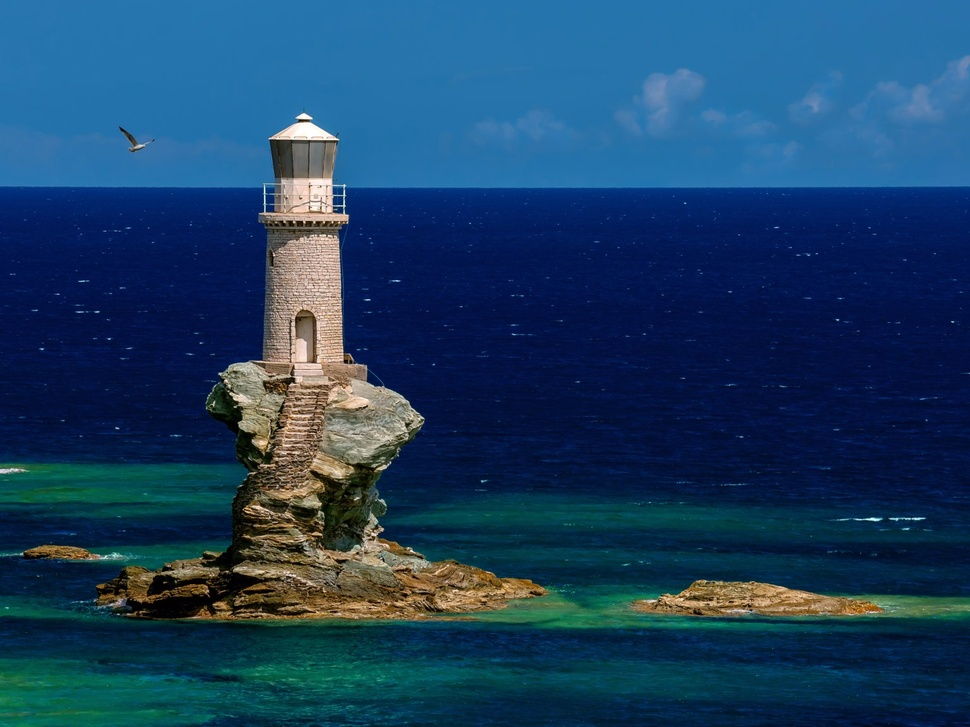
#> input picture turn_image_into_cartoon/hai_dang.jpg, 970 x 727 px, shrunk from 1536 x 1152 before the run
$ python main.py
#> lines starting #> are read from the running program, lines starting #| are printed output that depends on the picture; after the words box and inside, x2 and y2 are one past the last pixel; in counts of white or black regions, pixels touching at a corner belong together
import cv2
import numpy as np


img = cv2.imread("hai_dang.jpg")
#> img is the input picture: shape (727, 970, 3); mean B, G, R 98.4, 63.9, 26.3

img = cv2.cvtColor(img, cv2.COLOR_BGR2RGB)

gray = cv2.cvtColor(img, cv2.COLOR_BGR2GRAY)
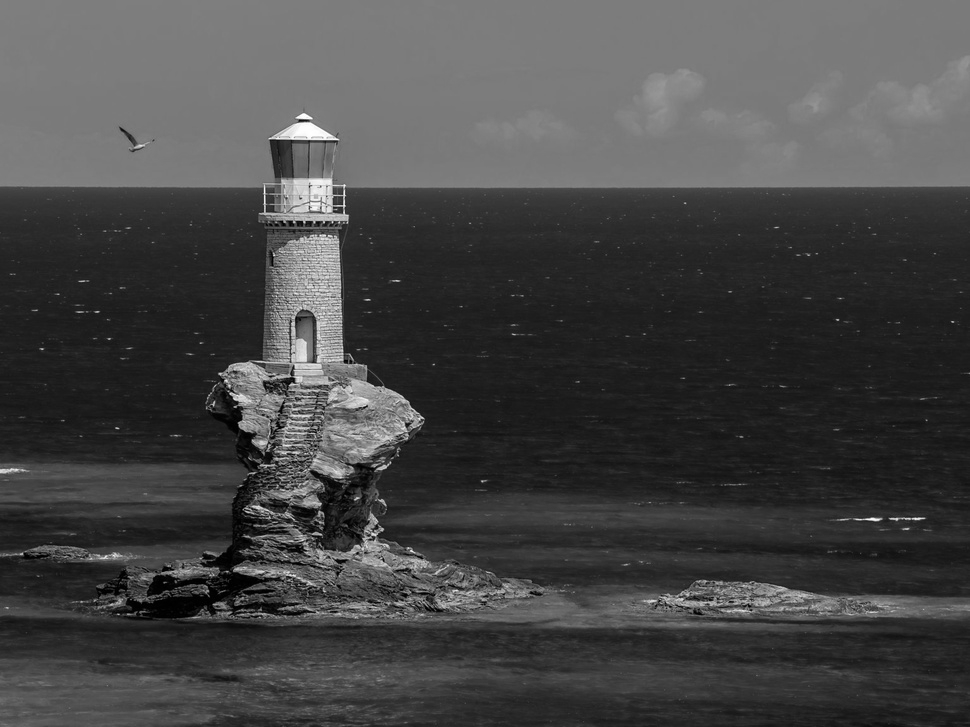
#> gray: shape (727, 970); min 0, max 255, mean 69.9
gray = cv2.medianBlur(gray, 5)

edges = cv2.adaptiveThreshold(gray, 255, cv2.ADAPTIVE_THRESH_MEAN_C, cv2.THRESH_BINARY, 9 , 9)
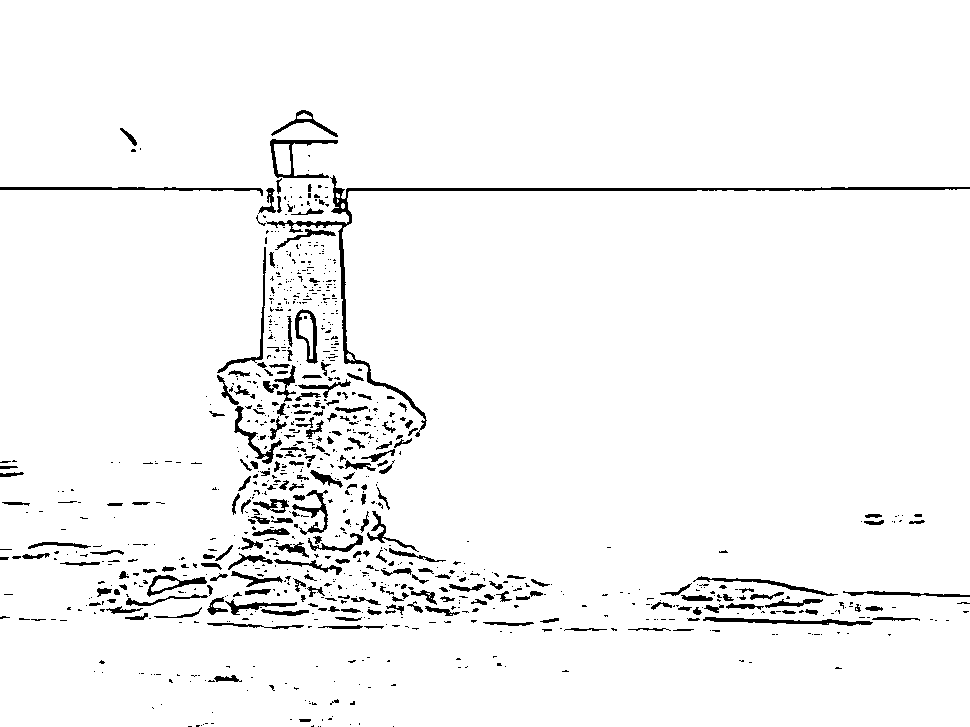
#> edges: shape (727, 970); 96.2% white; 914 black regions (679 under 20 px), largest, box (x1, y1, x2, y2) and area: (266, 175, 970, 437) 3475, (0, 187, 263, 196) 730, (703, 617, 873, 626) 624

color = cv2.bilateralFilter(img, 9 , 250, 250)
cartoon = cv2.bitwise_and(color, color, mask = edges)
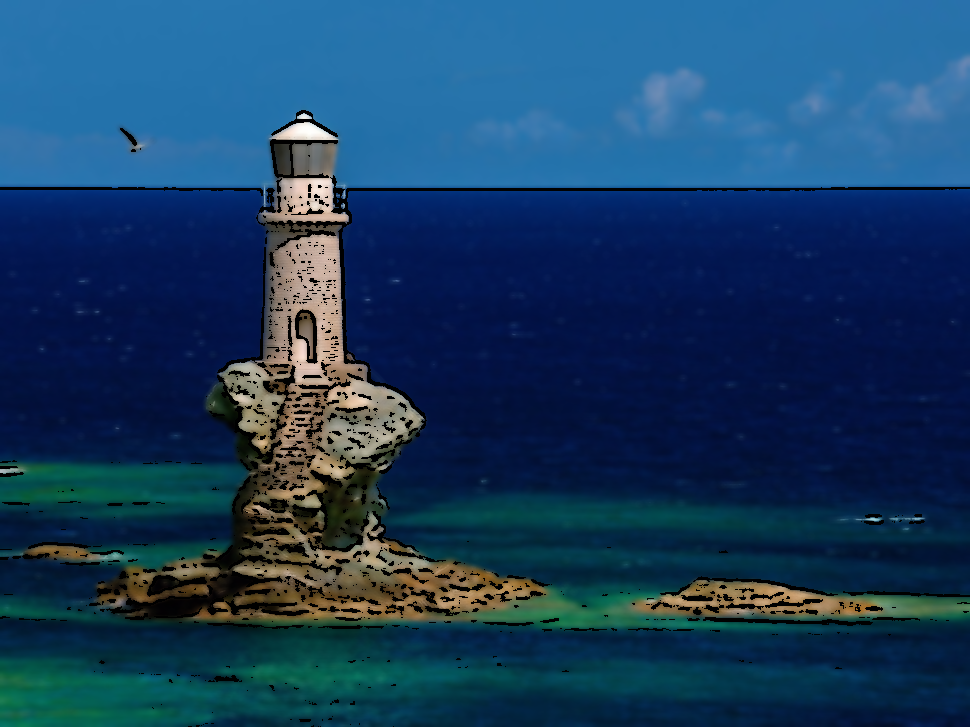
#> cartoon: shape (727, 970, 3); mean R, G, B 23.7, 61, 95.7

cv2.imshow("cartoons", cartoon)
cv2.waitKey()
cv2.destroyAllWindows()
